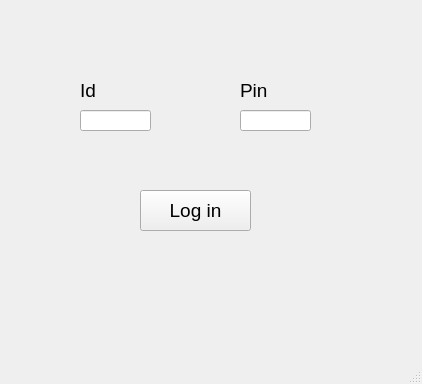
<?xml version="1.0" encoding="UTF-8"?>
<ui version="4.0">
 <class>MainWindow</class>
 <widget class="QMainWindow" name="MainWindow">
  <property name="geometry">
   <rect>
    <x>0</x>
    <y>0</y>
    <width>422</width>
    <height>384</height>
   </rect>
  </property>
  <property name="font">
   <font>
    <pointsize>14</pointsize>
   </font>
  </property>
  <property name="windowTitle">
   <string>MainWindow</string>
  </property>
  <widget class="QWidget" name="centralwidget">
   <widget class="QPushButton" name="btnlogin">
    <property name="geometry">
     <rect>
      <x>140</x>
      <y>190</y>
      <width>111</width>
      <height>41</height>
     </rect>
    </property>
    <property name="text">
     <string>Log in</string>
    </property>
   </widget>
   <widget class="QLineEdit" name="lineEdit_id">
    <property name="geometry">
     <rect>
      <x>80</x>
      <y>110</y>
      <width>71</width>
      <height>21</height>
     </rect>
    </property>
   </widget>
   <widget class="QLabel" name="label">
    <property name="geometry">
     <rect>
      <x>80</x>
      <y>80</y>
      <width>61</width>
      <height>21</height>
     </rect>
    </property>
    <property name="text">
     <string>Id</string>
    </property>
   </widget>
   <widget class="QLabel" name="label_2">
    <property name="geometry">
     <rect>
      <x>240</x>
      <y>80</y>
      <width>91</width>
      <height>21</height>
     </rect>
    </property>
    <property name="text">
     <string>Pin</string>
    </property>
   </widget>
   <widget class="QLineEdit" name="lineEdit_pin">
    <property name="geometry">
     <rect>
      <x>240</x>
      <y>110</y>
      <width>71</width>
      <height>21</height>
     </rect>
    </property>
   </widget>
  </widget>
  <widget class="QMenuBar" name="menubar">
   <property name="geometry">
    <rect>
     <x>0</x>
     <y>0</y>
     <width>422</width>
     <height>30</height>
    </rect>
   </property>
  </widget>
  <widget class="QStatusBar" name="statusbar"/>
 </widget>
 <resources/>
 <connections/>
</ui>
